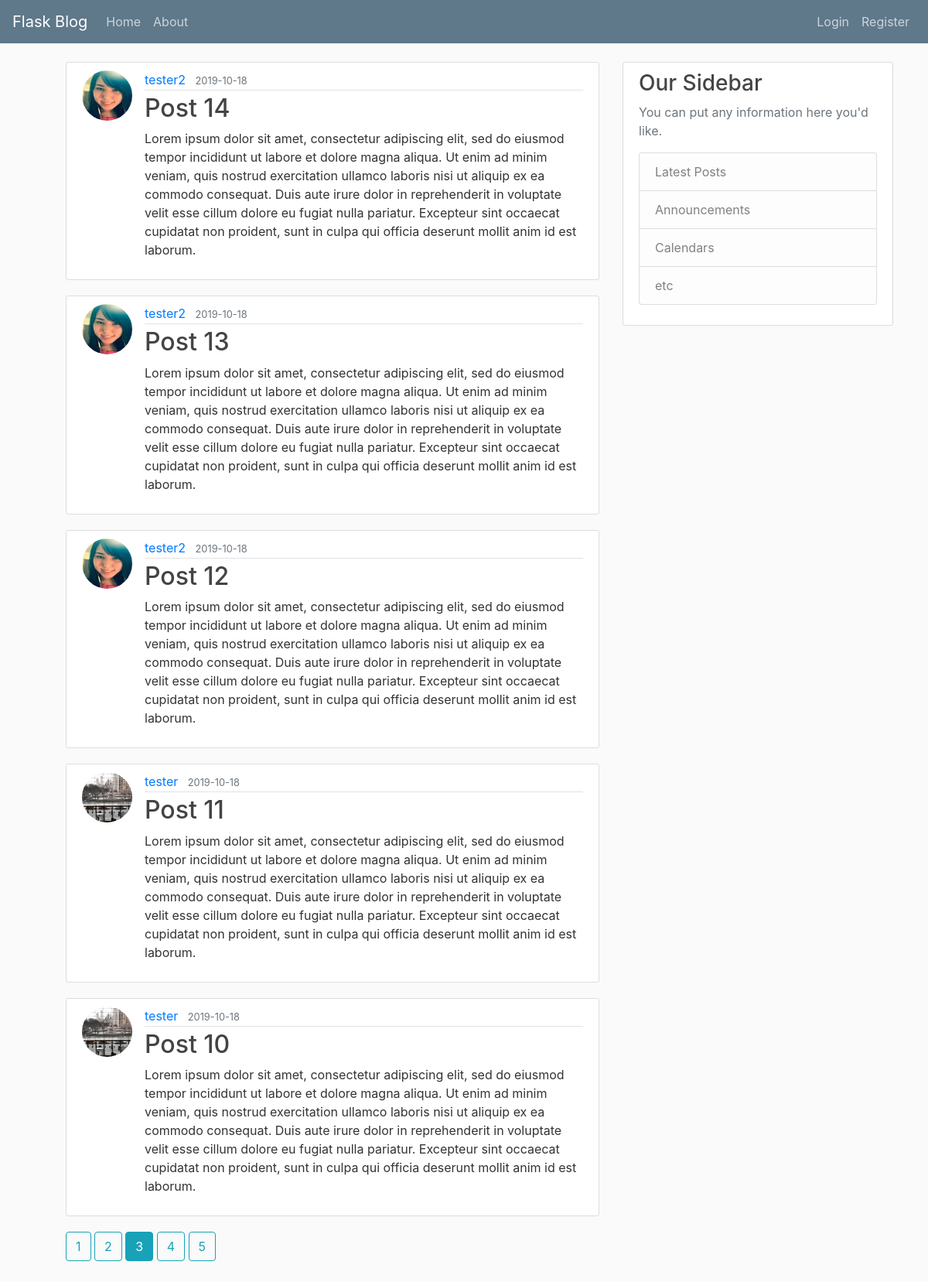
/home?page=3, run on an earlier commit of the app's database.
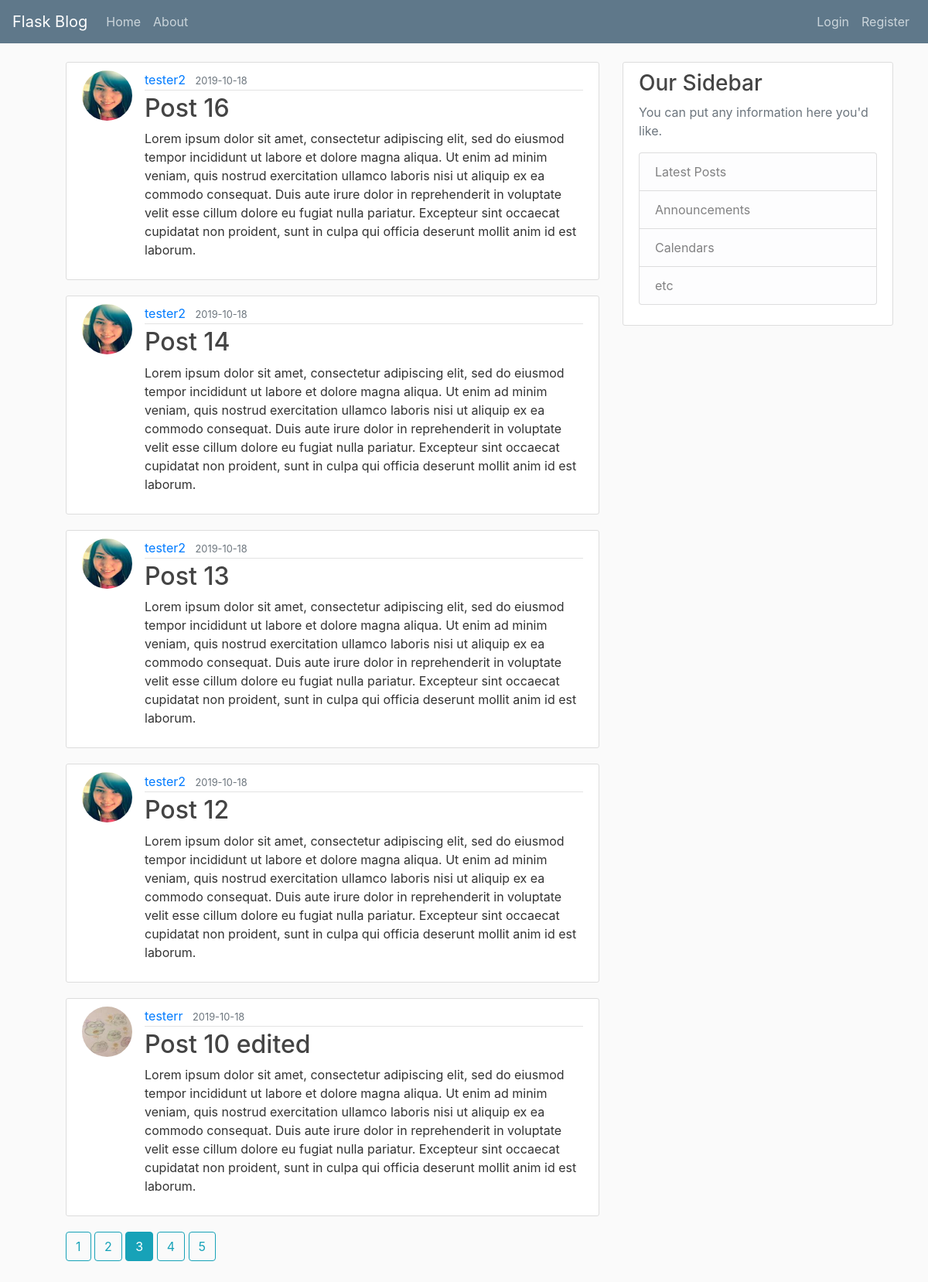
And on a later commit of the database.
### flaskblog/models.py (models this page shows, shortened)
class Post(db.Model):
    id = db.Column(db.Integer, primary_key=True)
    title = db.Column(db.String(100), nullable=False)
    date_posted = db.Column(db.DateTime, nullable=False, default=datetime.utcnow)
    content = db.Column(db.Text, nullable=False)
    user_id = db.Column(db.Integer, db.ForeignKey('user.id'), nullable=True)

class User(db.Model, UserMixin):
    id = db.Column(db.Integer, primary_key=True)
    username = db.Column(db.String(20), unique=True, nullable=False)
    email = db.Column(db.String(120), unique=True, nullable=False)
    image_file = db.Column(db.String(20), nullable=False, default='default.png')
    password = db.Column(db.String(60), nullable=False)
    posts = db.relationship('Post', backref='author', lazy=True)

### flaskblog/main/routes.py (the view)
@main.route('/')
@main.route('/home')
def home():
    page = request.args.get('page', 1, type=int)
    posts = Post.query.order_by(Post.date_posted.desc()).paginate(page=page, per_page=5)
    return render_template('home.html', posts=posts)

### flaskblog/templates/home.html
{% extends 'layout.html' %}
{% block content %}
    <ul>
        {% for post in posts.items %}
            <li style="list-style:none;">
                <article class="media content-section">
                    <img src="{{url_for('static', filename='profile_pics/' + post.author.image_file)}}" class="rounded-circle article-img">
                  <div class="media-body">
                    <div class="article-metadata">
                      <a class="mr-2" href="{{url_for('users.user_posts', username=post.author.username)}}">{{ post.author.username }}</a>
                      <small class="text-muted">{{ post.date_posted.strftime('%Y-%m-%d') }}</small>
                    </div>
                    <h2><a class="article-title" href="{{url_for('posts.post', post_id=post.id)}}">{{ post.title }}</a></h2>
                    <p class="article-content">{{ post.content }}</p>
                  </div>
                </article>
            </li>
        {% endfor %}
        {% for page_num in posts.iter_pages(left_edge=1, right_edge=1, left_current=1, right_current=2) %}
            {% if page_num %}
                {% if posts.page == page_num %}
                    <a class="btn btn-info mb-4" href="{{url_for('main.home', page=page_num)}}">{{page_num}}</a>
                {% else %}
                    <a class="btn btn-outline-info mb-4" href="{{url_for('main.home', page=page_num)}}">{{page_num}}</a>
                {% endif %}
            {% else %}
                ...
            {% endif %}
        {% endfor %}
    </ul>
{% endblock content %}

What changed in the data, as far as the page shows it:
removed Post: image_file (picture), author.username "tester", date_posted "2019-10-18", title "Post 11", content "Lorem ipsum dolor sit amet, consectetur adipiscing elit, sed do eiusmod tempor incididunt ut labore et dolore magna aliqua. Ut enim ad minim veniam, quis nostrud exercitation ullamco laboris nisi ut aliquip ex ea commodo consequat. Duis aute irure dolor in reprehenderit in voluptate velit esse cillum dolore eu fugiat nulla pariatur. Excepteur sint occaecat cupidatat non proident, sunt in culpa qui officia deserunt mollit anim id est laborum."
now on this page (row unchanged): Post: image_file (picture), author.username "tester2", date_posted "2019-10-18", title "Post 16", content "Lorem ipsum dolor sit amet, consectetur adipiscing elit, sed do eiusmod tempor incididunt ut labore et dolore magna aliqua. Ut enim ad minim veniam, quis nostrud exercitation ullamco laboris nisi ut aliquip ex ea commodo consequat. Duis aute irure dolor in reprehenderit in voluptate velit esse cillum dolore eu fugiat nulla pariatur. Excepteur sint occaecat cupidatat non proident, sunt in culpa qui officia deserunt mollit anim id est laborum."
changed Post: image_file: a different picture; author.username "tester" → "testerr"; title "Post 10" → "Post 10 edited"
